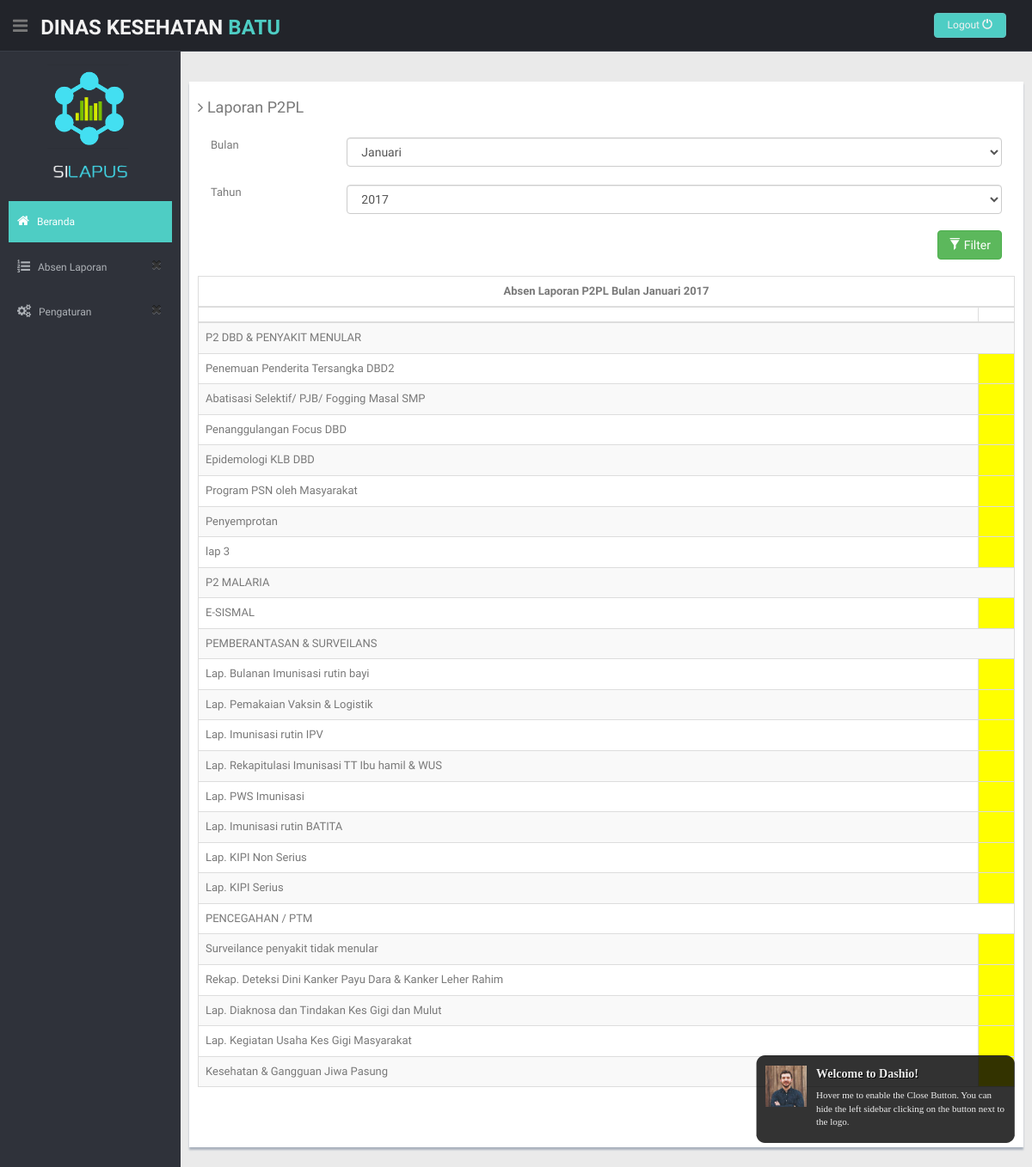
The page /index.php/user/laporanP2plUser on the database as committed earlier.
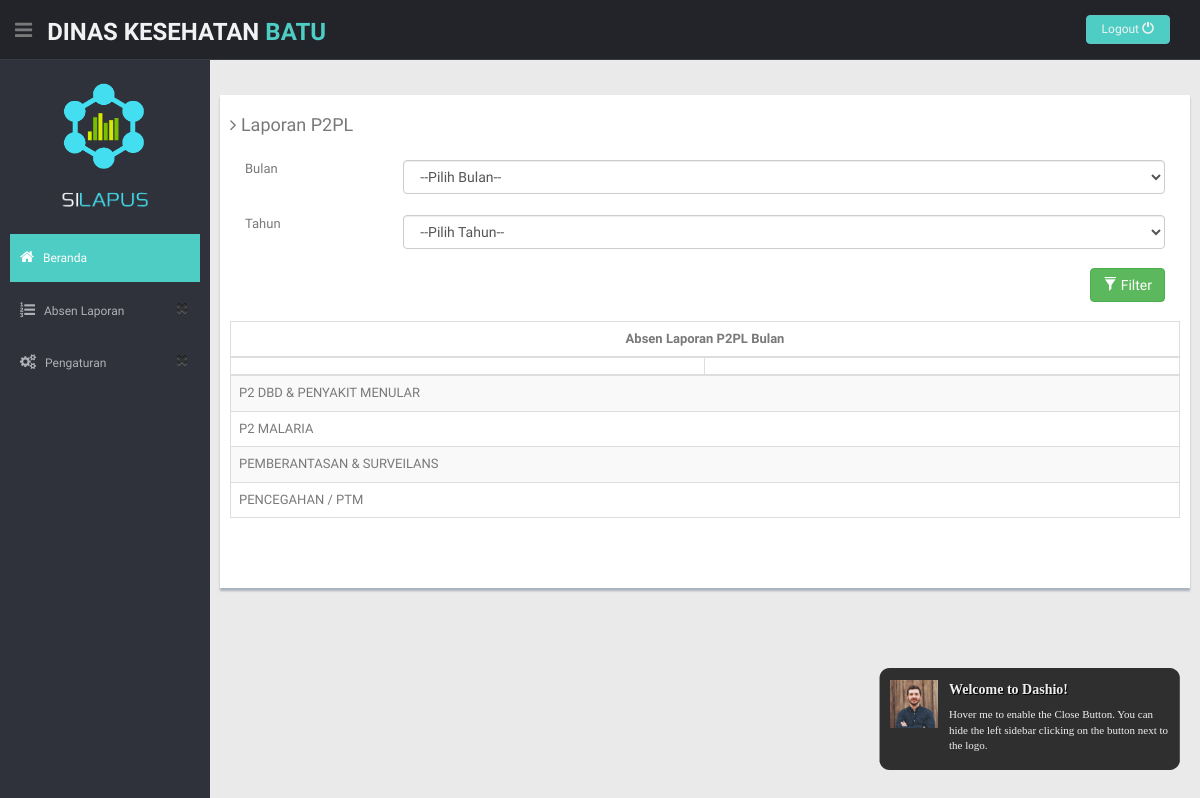
The same page on the database as committed later.
### tables this page shows
CREATE TABLE `formatkategori` (
  `idKategori` int(11) NOT NULL,
  `namaKategori` varchar(225) NOT NULL,
  `jenisLaporan` enum('KESGA','P2PL','YANKES','') NOT NULL
);

CREATE TABLE `detaillaporan` (
  `idDetailLaporan` int(11) NOT NULL,
  `idLaporan` int(50) NOT NULL,
  `namaField` varchar(225) NOT NULL,
  `namaKategori` varchar(200) NOT NULL,
  `Batu` varchar(100) DEFAULT NULL,
  `Junrejo` varchar(100) DEFAULT NULL,
  `Beji` varchar(100) DEFAULT NULL,
  `Sisir` varchar(100) DEFAULT NULL,
  `Bumiaji` varchar(100) DEFAULT NULL,
  `terima` text NOT NULL,
  `susulan` text NOT NULL,
  `Kepanjen` varchar(100) DEFAULT NULL
);

### application/controllers/User.php (called while the page is built, shortened)
<?php
class User extends CI_Controller {
	public function __construct()
	{
		$this->load->model('UserModel');
		$this->load->model('KesgaModel');
		$this->load->model('P2plModel');
		$this->load->model('YankesModel');
	}
	public function laporanP2plUser()
	{
		$this->load->helper('url');
		$this->load->helper('form');
		$query = $this->db->query("select tahun,bulan from laporan where jenisLaporan= 'P2PL' order by kodeLaporan DESC LIMIT 1");
  foreach ($query->result() as $key) {
        $data['bulan']= $key->bulan;
        $data['tahun']= $key->tahun;
      }
		$data['kategori']= $this->P2plModel->getKategoriP2pl();
		$data['laporan']= $this->P2plModel->getLastLaporan();
		$this->load->view('headeruser');
		$this->load->view('laporanP2plUser',$data);
	}
}

### index.php (called while the page is built, shortened)
<?php
require_once BASEPATH.'core/CodeIgniter.php';

### application/models/P2plModel.php (called while the page is built, shortened)
<?php
class P2plModel extends CI_Model {
    public function getKategoriP2pl()
    {
        $this->db->where('jenisLaporan', "P2PL");
        $query = $this->db->get('formatkategori');
        if($query->num_rows()>0){
            return $query->result();
        }
    }
    public function getLastLaporan(){
        $this->db->select('*');
        $this->db->distinct();
        $this->db->from('detaillaporan');
        $this->db->join('laporan', 'laporan.kodeLaporan = detaillaporan.idLaporan');
        $this->db->where('detaillaporan.idLaporan', '(SELECT kodeLaporan from laporan WHERE jenisLaporan = "P2PL" ORDER by kodeLaporan DESC LIMIT 1)',false);
         $query = $this->db->get();
            return $query->result();
    }
}

### application/views/laporanP2plUser.php (the view, shortened to what the changed rows need)
    <section id="main-content">
          <div class="col-lg-12">
      <section class="wrapper">
        <div class="row">
          <div class="row mt">
            <div class="form-panel">
             <?php echo form_open('User/filterP2pl'); ?>
                <div class="form-group">
                  <div class="col-sm-10">
                     <select class="form-control" name="bulan" id="bulan">
                  <option value="" >--Pilih Bulan--</option>
                  <?php
                  $daftarBulan = array("Januari","Februari","Maret","April","Mei","Juni","Juli","Agustus","September","Oktober", "Desember");
                  foreach ($daftarBulan as $key) {
                  if($key== $bulan){?>
                    <option value="<?php echo $key?>" selected=""><?php echo $key?></option>
                 <?php }
                  else{?>
                     <option value="<?php echo $key?>" ><?php echo $key?></option>
                  <?php }}?>
                </select>
                  </div>
                </div>
                <div class="form-group"><br><br><br>
                  <div class="col-sm-10">
                   <select class="form-control" name="tahun" id="tahun">
                  <option value="">--Pilih Tahun--</option>
                  <?php for($i=2015 ; $i<=2023;$i++){
                    if($i==$tahun){?>
                  <option value="<?php echo $i?>" selected=""><?php echo $i?></option>
            <?php   } else{?>
            <option value="<?php echo $i?>" ><?php echo $i?></option>
                  <?php   }} ?>
                </select><br>
                  </div>
                </div>
                <?php echo form_close();?>
                           <br><br>
                  </div>
                </div>
                <table id="table" class="table table-striped table-bordered" cellspacing="0" width="100%">
            <thead>
            <tr>
              <th colspan="8" ><center>Absen Laporan P2PL Bulan <?php echo $bulan." "; echo $tahun?> </center> </th>
            </tr>
                <tr>
                    <th></th>
                    <th><?php echo $this->session->userdata('logged_in')['namaPuskes'];?></th>
                </tr>
            </thead>
            <tbody>
            <?php
            $nama = $this->session->userdata('logged_in')['namaPuskes'];
             foreach($kategori as $key){?>
              <tr>
                  <td colspan="6"><?php echo $key->namaKategori?></td>
              </tr>
              <?php foreach ($laporan as $data) {
                if($key->namaKategori==$data->namaKategori){?>
              <tr>
                <td><?php echo $data->namaField?></td>
              <?php if($data-> $nama== "SUDAH") {?>
                <td><input type="checkbox" name="feeling" value="good" checked="" disabled readonly=""></td>
              <?php }else{?>
              <td style="background: yellow"></td>
              <?php } ?>
              </tr>
              <?php }}} ?>
            </tbody>
        </table>
            </div>
          </div>
      </section>
</body>
</html>

Rows that differ between the two databases and show on the page:
removed detaillaporan: namaField "Penemuan Penderita Tersangka DBD2", shown under formatkategori "P2 DBD & PENYAKIT MENULAR"
removed detaillaporan: namaField "Abatisasi Selektif/ PJB/ Fogging Masal SMP", shown under formatkategori "P2 DBD & PENYAKIT MENULAR"
removed detaillaporan: namaField "Penanggulangan Focus DBD", shown under formatkategori "P2 DBD & PENYAKIT MENULAR"
removed detaillaporan: namaField "Epidemologi KLB DBD", shown under formatkategori "P2 DBD & PENYAKIT MENULAR"
removed detaillaporan: namaField "Program PSN oleh Masyarakat", shown under formatkategori "P2 DBD & PENYAKIT MENULAR"
removed detaillaporan: namaField "Penyemprotan", shown under formatkategori "P2 DBD & PENYAKIT MENULAR"
removed detaillaporan: namaField "lap 3", shown under formatkategori "P2 DBD & PENYAKIT MENULAR"
removed detaillaporan: namaField "E-SISMAL", shown under formatkategori "P2 MALARIA"
removed detaillaporan: namaField "Lap. Bulanan Imunisasi rutin bayi", shown under formatkategori "PEMBERANTASAN & SURVEILANS"
removed detaillaporan: namaField "Lap. Pemakaian Vaksin & Logistik", shown under formatkategori "PEMBERANTASAN & SURVEILANS"
removed detaillaporan: namaField "Lap. Imunisasi rutin IPV", shown under formatkategori "PEMBERANTASAN & SURVEILANS"
removed detaillaporan: namaField "Lap. Rekapitulasi Imunisasi TT Ibu hamil & WUS", shown under formatkategori "PEMBERANTASAN & SURVEILANS"
removed detaillaporan: namaField "Lap. PWS Imunisasi", shown under formatkategori "PEMBERANTASAN & SURVEILANS"
removed detaillaporan: namaField "Lap. Imunisasi rutin BATITA", shown under formatkategori "PEMBERANTASAN & SURVEILANS"
removed detaillaporan: namaField "Lap. KIPI Non Serius", shown under formatkategori "PEMBERANTASAN & SURVEILANS"
removed detaillaporan: namaField "Lap. KIPI Serius", shown under formatkategori "PEMBERANTASAN & SURVEILANS"
removed detaillaporan: namaField "Surveilance penyakit tidak menular", shown under formatkategori "PENCEGAHAN / PTM"
removed detaillaporan: namaField "Rekap. Deteksi Dini Kanker Payu Dara & Kanker Leher Rahim", shown under formatkategori "PENCEGAHAN / PTM"
removed detaillaporan: namaField "Lap. Diaknosa dan Tindakan Kes Gigi dan Mulut", shown under formatkategori "PENCEGAHAN / PTM"
removed detaillaporan: namaField "Lap. Kegiatan Usaha Kes Gigi Masyarakat", shown under formatkategori "PENCEGAHAN / PTM"
removed detaillaporan: namaField "Kesehatan & Gangguan Jiwa Pasung", shown under formatkategori "PENCEGAHAN / PTM"
Other text that changed with them:
form field bulan: "Januari" → "--Pilih Bulan--"
form field tahun: "2017" → "--Pilih Tahun--"
$bulan: "Januari" → (not shown)
$tahun: "2017" → (not shown)
